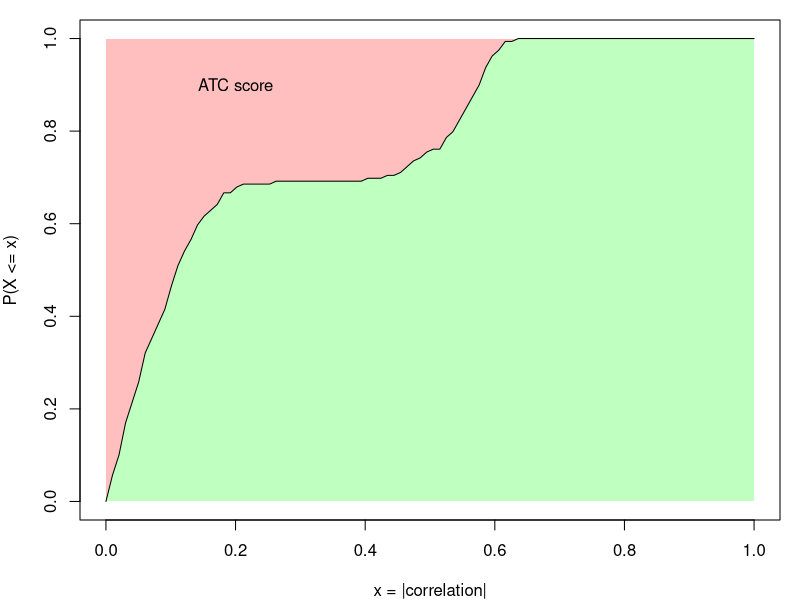
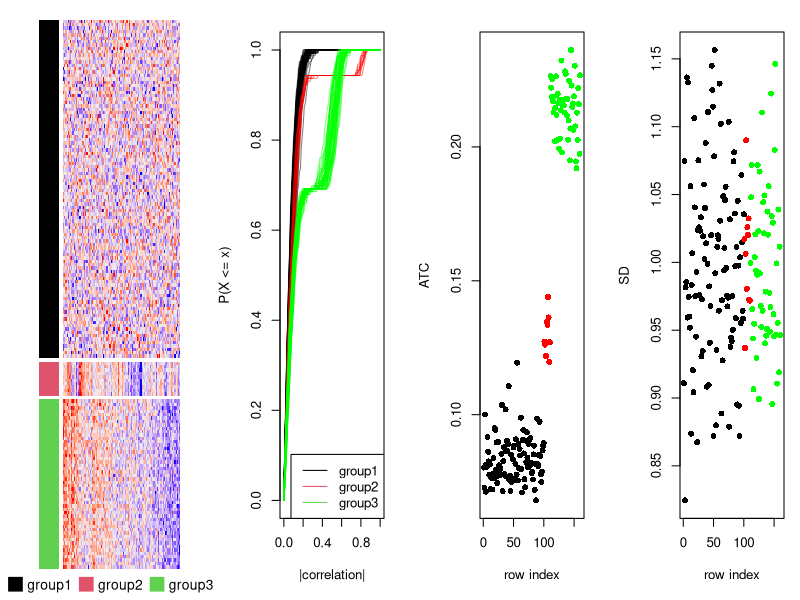
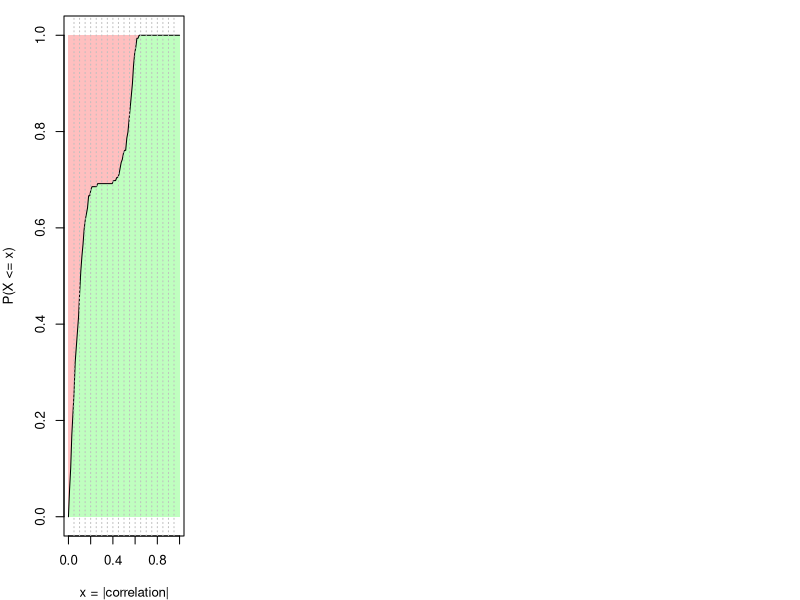
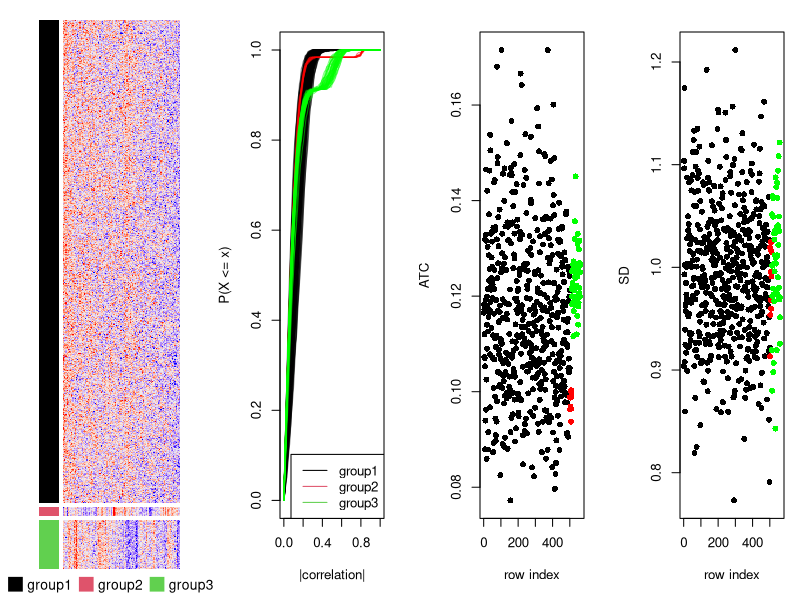
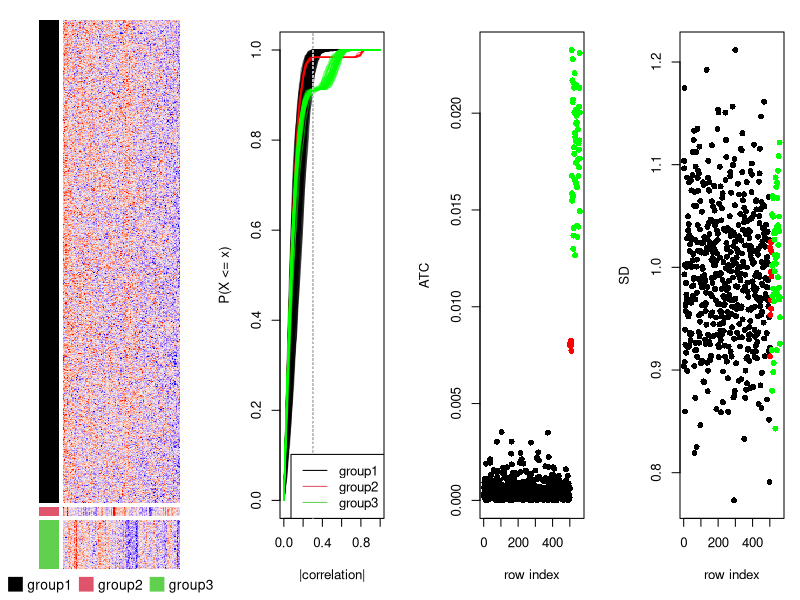
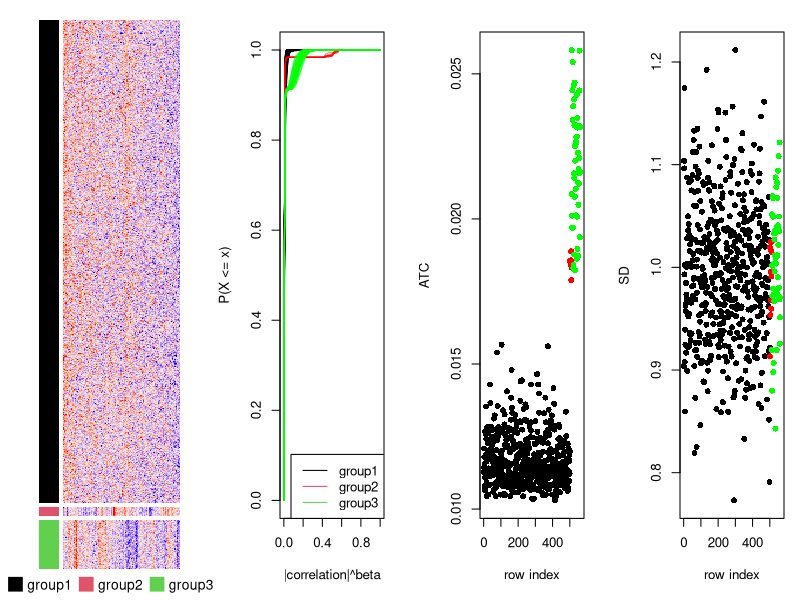

Reproduce these figures in R, in order.
## ---- chunk 1
library(knitr)
knitr::opts_chunk$set(
    echo = FALSE,
    message = FALSE,
    dev = "jpeg",
    fig.align = "center")
## ---- chunk 2
library(matrixStats)
library(mvtnorm)
library(ComplexHeatmap)
test_ATC = function(nr1, nr2, nr3, cor1, cor2, cor3, min_cor = 0, beta = 1) {
	
	sigma = matrix(cor1, nrow = nr1, ncol = nr1); diag(sigma) = 1
	mat1 = t(rmvnorm(100, mean = rep(0, nr1), sigma = sigma))

	sigma = matrix(cor2, nrow = nr2, ncol = nr2); diag(sigma) = 1
	mat2 = t(rmvnorm(100, mean = rep(0, nr2), sigma = sigma))

	sigma = matrix(cor3, nrow = nr3, ncol = nr3); diag(sigma) = 1
	mat3 = t(rmvnorm(100, mean = rep(0, nr3), sigma = sigma))

	mat = t(rbind(mat1, mat2, mat3))

	grid.newpage()
	par(mfrow = c(1, 4))
	plot.new()
	par(mar = c(5.1, 5, 2, 1), cex = 0.8)
	v = NULL
	if(beta == 1) {
		plot(NULL, xlim = c(0, 1), ylim = c(0, 1), ylab = "P(X <= x)", xlab = "|correlation|")
	} else {
		plot(NULL, xlim = c(0, 1), ylim = c(0, 1), ylab = "P(X <= x)", xlab = "|correlation|^beta")
	}
	for(i in 1:ncol(mat)) {
	    cor_v <- abs(cor(mat[, i, drop = FALSE], mat[, -i, drop = FALSE]))^beta
	    cor_v = sort(cor_v)
	    f = ecdf(cor_v)
	    
	    cor_v = seq(min_cor, 1, length = 100)
	    n2 = length(cor_v)
	    v[i] = sum((cor_v[2:n2] - cor_v[1:(n2-1)])*f(cor_v[-n2]))
	    x = seq(0, 1, length = 100)
	    lines(x, f(x), col = ifelse(i <= nr1, "#00000080", ifelse(i <= nr1+nr2, "#FF000080", "#00FF0080")))
	    if(min_cor > 0) abline(v = min_cor, lty = 3, col = "grey")
	}
	legend("bottomright", lty = 1, col = 1:3, legend = c("group1", "group2", "group3"))
	v = (1 - min_cor) - v

	dx_list = NULL
	dy_list = NULL
	for(i in 1:ncol(mat)) {
	    cor_v <- abs(cor(mat[, i, drop = FALSE], mat[, -i, drop = FALSE]))
	    d = density(cor_v)
	    dx_list = c(dx_list, list(d$x))
	    dy_list = c(dy_list, list(d$y))
	}
	max_y = max(unlist(dy_list))


	plot(v, pch = 16, xlab = "row index", ylab = "ATC", 
		col = ifelse(seq_along(v) <= nr1, "#000000", ifelse(seq_along(v) <= nr1+nr2, "#FF0000", "#00FF00")))

	plot(colSds(mat), pch = 16, xlab = "row index", ylab = "SD", col = ifelse(seq_along(v) <= nr1, "#000000", ifelse(seq_along(v) <= nr1+nr2, "#FF0000", "#00FF00")))

	pushViewport(viewport(x = 0, y = 1, width = 0.25, height = 1, just = c("left", "top")))
	library(ComplexHeatmap)
	split = factor(c(rep(1, nr1), rep(2, nr2), rep(3, nr3)), levels = c(1, 2, 3))
	ht = Heatmap(t(mat), row_split = split, cluster_row_slices = FALSE, row_title = NULL,
		show_row_dend = FALSE, show_column_dend = FALSE, show_heatmap_legend = FALSE,
		left_annotation = rowAnnotation(split = split, col = list(split = c("1" = 1, "2" = 2, "3" = 3)),
			annotation_legend_param = list(
				split = list(labels = c("group1", "group2", "group3"), nrow = 1, title = "")),
			show_annotation_name = FALSE))
	draw(ht, newpage = FALSE, padding = unit(c(2, 10, 5, 5), "mm"), heatmap_legend_side = "bottom")
	popViewport()
}
## ---- chunk 3
par(mar = c(4, 4, 1, 1))
cor_v = c(0.00296, 0.00323, 0.00493, 0.00511, 0.00513, 0.00653, 0.00838, 0.00859, 0.00923, 0.0116, 0.0141, 0.0142, 0.0144, 0.0161, 0.0186, 0.0195, 0.0205, 0.0222, 0.0231, 0.0237, 0.0242, 0.025, 0.0255, 0.0277, 0.028, 0.029, 0.029, 0.0314, 0.0322, 0.0355, 0.0357, 0.0363, 0.0379, 0.0392, 0.0411, 0.0423, 0.0426, 0.0441, 0.0449, 0.046, 0.0501, 0.0508, 0.0529, 0.0536, 0.054, 0.0541, 0.0549, 0.0567, 0.0576, 0.0581, 0.0605, 0.0608, 0.0639, 0.0671, 0.0682, 0.0698, 0.0717, 0.0737, 0.0747, 0.075, 0.0773, 0.0816, 0.0834, 0.0837, 0.0869, 0.0899, 0.0928, 0.0937, 0.0945, 0.0946, 0.0964, 0.0981, 0.099, 0.101, 0.102, 0.102, 0.103, 0.104, 0.106, 0.109, 0.111, 0.115, 0.115, 0.116, 0.116, 0.121, 0.124, 0.127, 0.127, 0.127, 0.133, 0.135, 0.135, 0.135, 0.138, 0.143, 0.144, 0.146, 0.156, 0.16, 0.164, 0.169, 0.173, 0.178, 0.179, 0.179, 0.194, 0.202, 0.211, 0.253, 0.396, 0.429, 0.447, 0.455, 0.457, 0.465, 0.466, 0.477, 0.487, 0.488, 0.498, 0.518, 0.519, 0.522, 0.524, 0.526, 0.528, 0.539, 0.54, 0.541, 0.544, 0.546, 0.548, 0.551, 0.552, 0.556, 0.558, 0.559, 0.565, 0.568, 0.568, 0.574, 0.574, 0.576, 0.576, 0.579, 0.58, 0.582, 0.585, 0.59, 0.591, 0.592, 0.594, 0.596, 0.597, 0.609, 0.614, 0.615, 0.628)

cor_v = sort(cor_v)
f = ecdf(cor_v)
x = seq(0, 1, length = 100)
y = f(x)

plot(NULL, xlim = c(0, 1), ylim = c(0, 1), xlab = "x = |correlation|", ylab = "P(X <= x)")
x2 = seq(0, 1, length = 100)
polygon(c(x2, rev(x2)), c(f(x2), rep(1, length(x2))), col = "#FF000040", border = NA)
polygon(c(x2, rev(x2)), c(f(x2), rep(0, length(x2))), col = "#00FF0040", border = NA)
lines(x, y)
text(0.2, 0.9, "ATC score")
## ---- chunk 4
set.seed(12345)
test_ATC(100, 10, 50, 0, 0.8, 0.5)
## ---- chunk 5
par(mar = c(4, 4, 1, 1))
cor_v = c(0.00296, 0.00323, 0.00493, 0.00511, 0.00513, 0.00653, 0.00838, 0.00859, 0.00923, 0.0116, 0.0141, 0.0142, 0.0144, 0.0161, 0.0186, 0.0195, 0.0205, 0.0222, 0.0231, 0.0237, 0.0242, 0.025, 0.0255, 0.0277, 0.028, 0.029, 0.029, 0.0314, 0.0322, 0.0355, 0.0357, 0.0363, 0.0379, 0.0392, 0.0411, 0.0423, 0.0426, 0.0441, 0.0449, 0.046, 0.0501, 0.0508, 0.0529, 0.0536, 0.054, 0.0541, 0.0549, 0.0567, 0.0576, 0.0581, 0.0605, 0.0608, 0.0639, 0.0671, 0.0682, 0.0698, 0.0717, 0.0737, 0.0747, 0.075, 0.0773, 0.0816, 0.0834, 0.0837, 0.0869, 0.0899, 0.0928, 0.0937, 0.0945, 0.0946, 0.0964, 0.0981, 0.099, 0.101, 0.102, 0.102, 0.103, 0.104, 0.106, 0.109, 0.111, 0.115, 0.115, 0.116, 0.116, 0.121, 0.124, 0.127, 0.127, 0.127, 0.133, 0.135, 0.135, 0.135, 0.138, 0.143, 0.144, 0.146, 0.156, 0.16, 0.164, 0.169, 0.173, 0.178, 0.179, 0.179, 0.194, 0.202, 0.211, 0.253, 0.396, 0.429, 0.447, 0.455, 0.457, 0.465, 0.466, 0.477, 0.487, 0.488, 0.498, 0.518, 0.519, 0.522, 0.524, 0.526, 0.528, 0.539, 0.54, 0.541, 0.544, 0.546, 0.548, 0.551, 0.552, 0.556, 0.558, 0.559, 0.565, 0.568, 0.568, 0.574, 0.574, 0.576, 0.576, 0.579, 0.58, 0.582, 0.585, 0.59, 0.591, 0.592, 0.594, 0.596, 0.597, 0.609, 0.614, 0.615, 0.628)

cor_v = sort(cor_v)
f = ecdf(cor_v)
x = seq(0, 1, length = 100)
y = f(x)

plot(NULL, xlim = c(0, 1), ylim = c(0, 1), xlab = "x = |correlation|", ylab = "P(X <= x)")
x2 = seq(0, 1, length = 100)
polygon(c(x2, rev(x2)), c(f(x2), rep(1, length(x2))), col = "#FF000040", border = NA)
polygon(c(x2, rev(x2)), c(f(x2), rep(0, length(x2))), col = "#00FF0040", border = NA)
lines(x, y)
abline(v = seq(0.05, 0.95, by = 0.05), lty = 3, col = "grey")
## ---- chunk 6
set.seed(12345)
test_ATC(500, 10, 50, 0.1, 0.8, 0.5)
## ---- chunk 7
set.seed(12345)
test_ATC(500, 10, 50, 0.1, 0.8, 0.5, min_cor = 0.3)
## ---- chunk 8
set.seed(12345)
test_ATC(500, 10, 50, 0.1, 0.8, 0.5, beta = 3)
